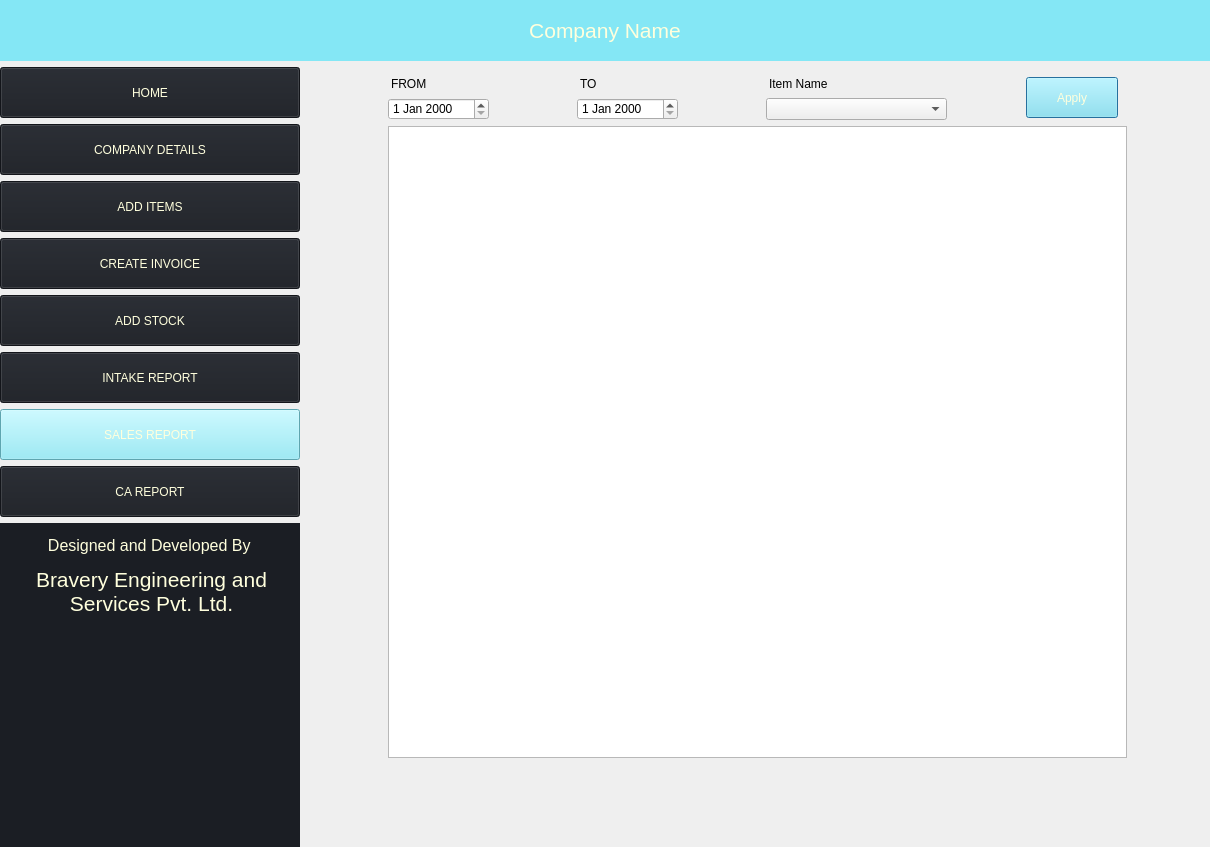
<?xml version="1.0" encoding="UTF-8"?>
<ui version="4.0">
 <class>Dialog</class>
 <widget class="QDialog" name="Dialog">
  <property name="geometry">
   <rect>
    <x>0</x>
    <y>0</y>
    <width>1210</width>
    <height>847</height>
   </rect>
  </property>
  <property name="minimumSize">
   <size>
    <width>800</width>
    <height>600</height>
   </size>
  </property>
  <property name="maximumSize">
   <size>
    <width>4096</width>
    <height>1920</height>
   </size>
  </property>
  <property name="windowTitle">
   <string>Dialog</string>
  </property>
  <layout class="QGridLayout" name="gridLayout_2">
   <property name="leftMargin">
    <number>0</number>
   </property>
   <property name="topMargin">
    <number>0</number>
   </property>
   <property name="rightMargin">
    <number>0</number>
   </property>
   <property name="bottomMargin">
    <number>0</number>
   </property>
   <item row="0" column="0" colspan="2">
    <widget class="QLabel" name="label">
     <property name="minimumSize">
      <size>
       <width>239</width>
       <height>61</height>
      </size>
     </property>
     <property name="maximumSize">
      <size>
       <width>4096</width>
       <height>61</height>
      </size>
     </property>
     <property name="styleSheet">
      <string notr="true">background-color: rgb(132, 231, 245); color: rgb(255, 255, 221)</string>
     </property>
     <property name="text">
      <string>&lt;html&gt;&lt;head/&gt;&lt;body&gt;&lt;p align=&quot;center&quot;&gt;&lt;span style=&quot; font-size:16pt;&quot;&gt;Company Name&lt;/span&gt;&lt;/p&gt;&lt;/body&gt;&lt;/html&gt;</string>
     </property>
    </widget>
   </item>
   <item row="2" column="1">
    <spacer name="verticalSpacer">
     <property name="orientation">
      <enum>Qt::Vertical</enum>
     </property>
     <property name="sizeType">
      <enum>QSizePolicy::Fixed</enum>
     </property>
     <property name="sizeHint" stdset="0">
      <size>
       <width>20</width>
       <height>80</height>
      </size>
     </property>
    </spacer>
   </item>
   <item row="1" column="1">
    <widget class="QWidget" name="widget" native="true">
     <property name="styleSheet">
      <string notr="true">BORDER:1PX SOLID; margin-right: 9px</string>
     </property>
     <layout class="QGridLayout" name="gridLayout">
      <item row="2" column="0" colspan="4">
       <widget class="QTableWidget" name="tableView">
        <property name="styleSheet">
         <string notr="true">margin-right:0</string>
        </property>
        <property name="sortingEnabled">
         <bool>true</bool>
        </property>
       </widget>
      </item>
      <item row="1" column="2">
       <widget class="QComboBox" name="itemNameList">
        <property name="minimumSize">
         <size>
          <width>181</width>
          <height>22</height>
         </size>
        </property>
        <property name="maximumSize">
         <size>
          <width>181</width>
          <height>22</height>
         </size>
        </property>
        <property name="styleSheet">
         <string notr="true">margin-right:0</string>
        </property>
       </widget>
      </item>
      <item row="1" column="1">
       <widget class="QDateEdit" name="toDate">
        <property name="minimumSize">
         <size>
          <width>110</width>
          <height>22</height>
         </size>
        </property>
        <property name="maximumSize">
         <size>
          <width>110</width>
          <height>22</height>
         </size>
        </property>
       </widget>
      </item>
      <item row="0" column="0">
       <widget class="QLabel" name="label_5">
        <property name="minimumSize">
         <size>
          <width>101</width>
          <height>16</height>
         </size>
        </property>
        <property name="maximumSize">
         <size>
          <width>101</width>
          <height>16</height>
         </size>
        </property>
        <property name="styleSheet">
         <string notr="true">border:0px</string>
        </property>
        <property name="text">
         <string>FROM</string>
        </property>
       </widget>
      </item>
      <item row="0" column="3" rowspan="2">
       <widget class="QPushButton" name="applyBtn">
        <property name="minimumSize">
         <size>
          <width>101</width>
          <height>41</height>
         </size>
        </property>
        <property name="maximumSize">
         <size>
          <width>101</width>
          <height>41</height>
         </size>
        </property>
        <property name="styleSheet">
         <string notr="true">background-color: rgb(132, 231, 245); color: rgb(255, 255, 221)</string>
        </property>
        <property name="text">
         <string>Apply</string>
        </property>
       </widget>
      </item>
      <item row="1" column="0">
       <widget class="QDateEdit" name="fromDate">
        <property name="minimumSize">
         <size>
          <width>110</width>
          <height>22</height>
         </size>
        </property>
        <property name="maximumSize">
         <size>
          <width>110</width>
          <height>22</height>
         </size>
        </property>
       </widget>
      </item>
      <item row="0" column="1">
       <widget class="QLabel" name="label_7">
        <property name="minimumSize">
         <size>
          <width>101</width>
          <height>16</height>
         </size>
        </property>
        <property name="maximumSize">
         <size>
          <width>101</width>
          <height>16</height>
         </size>
        </property>
        <property name="styleSheet">
         <string notr="true">border:0px</string>
        </property>
        <property name="text">
         <string>TO</string>
        </property>
       </widget>
      </item>
      <item row="0" column="2">
       <widget class="QLabel" name="label_6">
        <property name="minimumSize">
         <size>
          <width>101</width>
          <height>16</height>
         </size>
        </property>
        <property name="maximumSize">
         <size>
          <width>101</width>
          <height>16</height>
         </size>
        </property>
        <property name="styleSheet">
         <string notr="true">border:0px</string>
        </property>
        <property name="text">
         <string>Item Name</string>
        </property>
       </widget>
      </item>
     </layout>
    </widget>
   </item>
   <item row="1" column="0" rowspan="2">
    <widget class="QWidget" name="widget_2" native="true">
     <property name="minimumSize">
      <size>
       <width>271</width>
       <height>800</height>
      </size>
     </property>
     <property name="maximumSize">
      <size>
       <width>300</width>
       <height>1920</height>
      </size>
     </property>
     <layout class="QVBoxLayout" name="verticalLayout">
      <property name="leftMargin">
       <number>0</number>
      </property>
      <property name="topMargin">
       <number>0</number>
      </property>
      <property name="rightMargin">
       <number>0</number>
      </property>
      <property name="bottomMargin">
       <number>0</number>
      </property>
      <item>
       <widget class="QPushButton" name="homeBtn">
        <property name="minimumSize">
         <size>
          <width>239</width>
          <height>51</height>
         </size>
        </property>
        <property name="styleSheet">
         <string notr="true">background-color:rgb(27, 30, 36); color: rgb(255, 255, 221)</string>
        </property>
        <property name="text">
         <string>HOME</string>
        </property>
        <property name="icon">
         <iconset theme="home">
          <normaloff>../</normaloff>../</iconset>
        </property>
       </widget>
      </item>
      <item>
       <widget class="QPushButton" name="companyBtn">
        <property name="minimumSize">
         <size>
          <width>239</width>
          <height>51</height>
         </size>
        </property>
        <property name="styleSheet">
         <string notr="true">background-color:rgb(27, 30, 36); color: rgb(255, 255, 221)</string>
        </property>
        <property name="text">
         <string>COMPANY DETAILS</string>
        </property>
       </widget>
      </item>
      <item>
       <widget class="QPushButton" name="addItemsBtn">
        <property name="minimumSize">
         <size>
          <width>239</width>
          <height>51</height>
         </size>
        </property>
        <property name="styleSheet">
         <string notr="true">background-color:  rgb(27, 30, 36); color: rgb(255, 255, 221)</string>
        </property>
        <property name="text">
         <string>ADD ITEMS</string>
        </property>
       </widget>
      </item>
      <item>
       <widget class="QPushButton" name="createInvoiceBtn">
        <property name="minimumSize">
         <size>
          <width>239</width>
          <height>51</height>
         </size>
        </property>
        <property name="styleSheet">
         <string notr="true">background-color:  rgb(27, 30, 36); color: rgb(255, 255, 221)</string>
        </property>
        <property name="text">
         <string>CREATE INVOICE</string>
        </property>
       </widget>
      </item>
      <item>
       <widget class="QPushButton" name="addStockBtn">
        <property name="minimumSize">
         <size>
          <width>239</width>
          <height>51</height>
         </size>
        </property>
        <property name="styleSheet">
         <string notr="true">background-color:  rgb(27, 30, 36); color: rgb(255, 255, 221)</string>
        </property>
        <property name="text">
         <string>ADD STOCK</string>
        </property>
       </widget>
      </item>
      <item>
       <widget class="QPushButton" name="stockDetailsBtn">
        <property name="minimumSize">
         <size>
          <width>239</width>
          <height>51</height>
         </size>
        </property>
        <property name="styleSheet">
         <string notr="true">background-color:  rgb(27, 30, 36); color: rgb(255, 255, 221)</string>
        </property>
        <property name="text">
         <string>INTAKE REPORT</string>
        </property>
       </widget>
      </item>
      <item>
       <widget class="QPushButton" name="salesReportBtn">
        <property name="minimumSize">
         <size>
          <width>239</width>
          <height>51</height>
         </size>
        </property>
        <property name="styleSheet">
         <string notr="true">background-color: rgb(132, 231, 245); color: rgb(255, 255, 221)</string>
        </property>
        <property name="text">
         <string>SALES REPORT</string>
        </property>
       </widget>
      </item>
      <item>
       <widget class="QPushButton" name="caReportBtn">
        <property name="minimumSize">
         <size>
          <width>239</width>
          <height>51</height>
         </size>
        </property>
        <property name="styleSheet">
         <string notr="true">background-color:  rgb(27, 30, 36); color: rgb(255, 255, 221)</string>
        </property>
        <property name="text">
         <string>CA REPORT</string>
        </property>
       </widget>
      </item>
      <item>
       <widget class="QLabel" name="label_2">
        <property name="minimumSize">
         <size>
          <width>239</width>
          <height>200</height>
         </size>
        </property>
        <property name="maximumSize">
         <size>
          <width>16777215</width>
          <height>400</height>
         </size>
        </property>
        <property name="styleSheet">
         <string notr="true">background-color: rgb(27, 30, 36); color: rgb(255, 255, 221);padding-top:10px</string>
        </property>
        <property name="text">
         <string>&lt;html&gt;&lt;head/&gt;&lt;body&gt;&lt;p align=&quot;center&quot;&gt;&lt;span style=&quot; font-size:12pt;&quot;&gt;Designed and Developed By &lt;/span&gt;&lt;/p&gt;&lt;p align=&quot;center&quot;&gt;&lt;span style=&quot; font-size:16pt;&quot;&gt;Bravery Engineering and Services Pvt. Ltd.&lt;/span&gt;&lt;/p&gt;&lt;/body&gt;&lt;/html&gt;</string>
        </property>
        <property name="scaledContents">
         <bool>true</bool>
        </property>
        <property name="alignment">
         <set>Qt::AlignLeading|Qt::AlignLeft|Qt::AlignTop</set>
        </property>
        <property name="wordWrap">
         <bool>true</bool>
        </property>
       </widget>
      </item>
     </layout>
    </widget>
   </item>
  </layout>
  <zorder>widget</zorder>
  <zorder>widget_2</zorder>
  <zorder>label</zorder>
  <zorder>verticalSpacer</zorder>
 </widget>
 <tabstops>
  <tabstop>fromDate</tabstop>
  <tabstop>toDate</tabstop>
  <tabstop>itemNameList</tabstop>
  <tabstop>applyBtn</tabstop>
  <tabstop>homeBtn</tabstop>
  <tabstop>companyBtn</tabstop>
  <tabstop>addItemsBtn</tabstop>
  <tabstop>createInvoiceBtn</tabstop>
  <tabstop>addStockBtn</tabstop>
  <tabstop>tableView</tabstop>
 </tabstops>
 <resources>
  <include location="logo.qrc"/>
 </resources>
 <connections/>
</ui>
